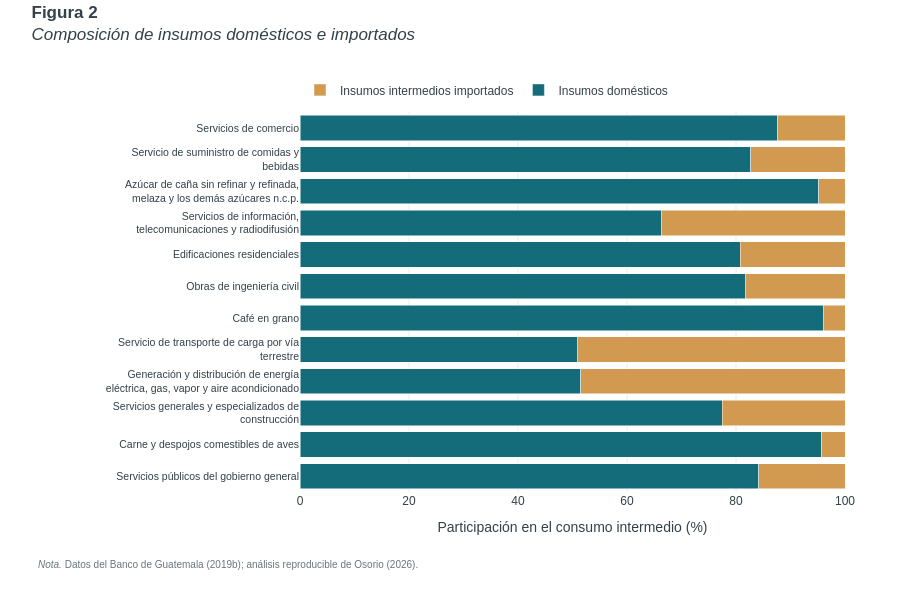

The code cell stored with this chart in its notebook:
### Markdown cell above
## 2. Insumos domésticos e importados

Cada columna de la *Matriz Insumo-Producto (MIP) de Guatemala, año de referencia 2013, producto por producto* describe los insumos necesarios para producir el producto correspondiente; cada fila identifica el producto suministrado como insumo. La matriz doméstica registra compras a productores del país y la matriz importada registra insumos intermedios adquiridos al resto del mundo (Banco de Guatemala, 2019c).

Para cada origen $r\in\{d,m\}$, sea nacional o importado, el coeficiente se calcula como:

$$
a^{r}_{ij}=
\begin{cases}
z^{r}_{ij}/x_j, & \text{si } x_j>0,\\
0, & \text{si } x_j=0.
\end{cases}
$$

El coeficiente $a_{ij}$ mide el requerimiento directo del insumo $i$ por unidad de producción del producto $j$ (Leontief, 1936; Miller & Blair, 2022). La segunda regla conserva las seis columnas sin producción observada sin dividir por cero. Esos productos se excluyen del selector de escenarios. La participación importada se define, cuando el consumo intermedio es positivo, como:

$$
s^{m}_{j}=
\frac{\sum_i z^{m}_{ij}}
{\sum_i\left(z^{d}_{ij}+z^{m}_{ij}\right)}\times 100.
$$

La figura de composición compara los productos con mayor utilización de insumos. Una participación importada elevada indica dependencia de insumos externos, no necesariamente dependencia de importaciones del producto final.

El mapa de calor interactivo cruza los 18 insumos con mayores ventas intermedias y los 18 productos con mayor uso de insumos. Las filas son insumos proveedores; las columnas son productos usuarios. El selector permite alternar coeficientes totales, domésticos e importados sin cambiar el conjunto comparado.

### Code cell
#@title { display-mode: "form" }
estructura = pd.DataFrame({
    "codigo": CODIGOS,
    "producto": [NOMBRES[c] for c in CODIGOS],
    "domestico": Z_d.sum(axis=0),
    "importado": Z_m.sum(axis=0),
})
estructura["total"] = estructura["domestico"] + estructura["importado"]
estructura["participacion_importada"] = np.divide(
    100 * estructura["importado"],
    estructura["total"],
    out=np.full(len(estructura), np.nan),
    where=estructura["total"].to_numpy() > 0,
)
principales_insumos = estructura.nlargest(12, "total")
fig = figura_insumos(principales_insumos, participaciones=True)
mostrar_figura(fig, "Figura 2. Composición de insumos domésticos e importados")

### Figure 1 — Plotly figure (JSON) as saved in the notebook; plotly's stock layout.template omitted (floating-point values rounded to 4 significant figures)
{"data": [{"customdata": [["Servicios públicos del gobierno general", "P137"], ["Carne y despojos comestibles de aves", "P036"], ["Servicios generales y especializados de construcción", "P101"], ["Generación y distribución de energía eléctrica, gas, vapor y aire acondicionado", "P095"], ["Servicio de transporte de carga por vía terrestre", "P105"], ["Café en grano", "P016"], ["Obras de ingeniería civil", "P100"], ["Edificaciones residenciales", "P098"], ["Servicios de información, telecomunicaciones y radiodifusión", "P112"], ["Azúcar de caña sin refinar y refinada, melaza y los demás azúcares n.c.p.", "P052"], ["Servicio de suministro de comidas y bebidas", "P111"], ["Servicios de comercio", "P102"]], "hovertemplate": "%{customdata[0]}<br>Código: %{customdata[1]}<br>Participación doméstica: %{x:.2f}%<extra></extra>", "marker": {"color": "#146c7a"}, "name": "Insumos domésticos", "orientation": "h", "x": [84.2, 95.71, 77.48, 51.49, 50.88, 96.02, 81.65, 80.73, 66.26, 95.15, 82.67, 87.62], "y": ["Servicios públicos del gobierno general", "Carne y despojos comestibles de aves", "Servicios generales y especializados de<br>construcción", "Generación y distribución de energía<br>eléctrica, gas, vapor y aire acondicionado", "Servicio de transporte de carga por vía<br>terrestre", "Café en grano", "Obras de ingeniería civil", "Edificaciones residenciales", "Servicios de información,<br>telecomunicaciones y radiodifusión", "Azúcar de caña sin refinar y refinada,<br>melaza y los demás azúcares n.c.p.", "Servicio de suministro de comidas y<br>bebidas", "Servicios de comercio"], "type": "bar"}, {"customdata": [["Servicios públicos del gobierno general", "P137"], ["Carne y despojos comestibles de aves", "P036"], ["Servicios generales y especializados de construcción", "P101"], ["Generación y distribución de energía eléctrica, gas, vapor y aire acondicionado", "P095"], ["Servicio de transporte de carga por vía terrestre", "P105"], ["Café en grano", "P016"], ["Obras de ingeniería civil", "P100"], ["Edificaciones residenciales", "P098"], ["Servicios de información, telecomunicaciones y radiodifusión", "P112"], ["Azúcar de caña sin refinar y refinada, melaza y los demás azúcares n.c.p.", "P052"], ["Servicio de suministro de comidas y bebidas", "P111"], ["Servicios de comercio", "P102"]], "hovertemplate": "%{customdata[0]}<br>Código: %{customdata[1]}<br>Participación importada: %{x:.2f}%<extra></extra>", "marker": {"color": "#d29a50"}, "name": "Insumos intermedios importados", "orientation": "h", "x": [15.8, 4.287, 22.52, 48.51, 49.12, 3.983, 18.35, 19.27, 33.74, 4.85, 17.33, 12.38], "y": ["Servicios públicos del gobierno general", "Carne y despojos comestibles de aves", "Servicios generales y especializados de<br>construcción", "Generación y distribución de energía<br>eléctrica, gas, vapor y aire acondicionado", "Servicio de transporte de carga por vía<br>terrestre", "Café en grano", "Obras de ingeniería civil", "Edificaciones residenciales", "Servicios de información,<br>telecomunicaciones y radiodifusión", "Azúcar de caña sin refinar y refinada,<br>melaza y los demás azúcares n.c.p.", "Servicio de suministro de comidas y<br>bebidas", "Servicios de comercio"], "type": "bar"}], "layout": {"title": {"pad": {"b": 8}, "font": {"size": 17}, "text": "<b>Figura 2</b><br><i>Composición de insumos domésticos e importados</i>", "x": 0.035, "xref": "container", "xanchor": "left", "y": 0.97, "yref": "container", "yanchor": "top", "automargin": false}, "font": {"family": "Arial, sans-serif", "size": 12, "color": "#334148"}, "margin": {"l": 300, "r": 55, "t": 112, "b": 118}, "hoverlabel": {"font": {"size": 12, "family": "Arial"}, "bgcolor": "white"}, "height": 610, "paper_bgcolor": "white", "plot_bgcolor": "white", "annotations": [{"align": "left", "font": {"color": "#69767d", "size": 10}, "showarrow": false, "text": "<i>Nota.</i> Datos del Banco de Guatemala (2019b); análisis reproducible de Osorio (2026).", "x": 0, "xanchor": "left", "xref": "paper", "xshift": -264, "y": -0.17, "yanchor": "top", "yref": "paper"}], "legend": {"orientation": "h", "yanchor": "bottom", "y": 1.02, "xanchor": "left", "x": 0}, "barmode": "stack", "xaxis": {"title": {"text": "Participación en el consumo intermedio (%)"}, "gridcolor": "#e8edef", "zeroline": false, "range": [0, 100]}, "yaxis": {"tickfont": {"size": 10.5}, "automargin": true}}}
